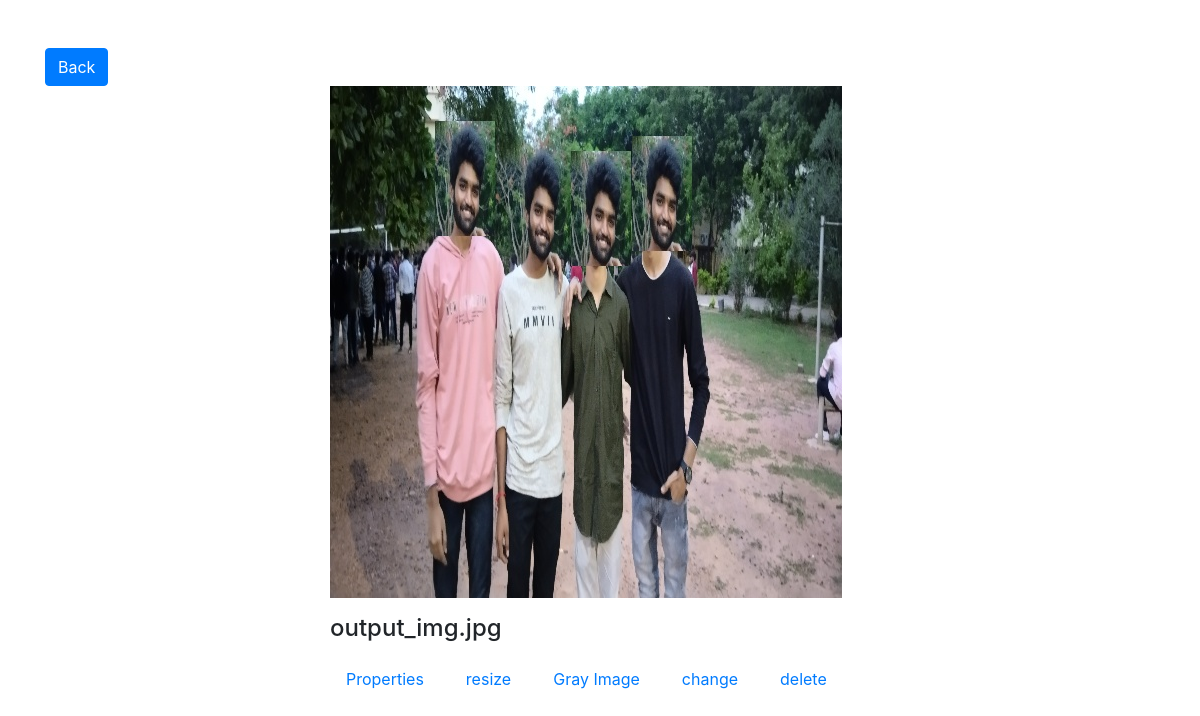
Screenshot of /display/13 with the database file from the repository.
### image_uploads/models.py (models this page shows)
class store(models.Model):
    name = models.CharField(max_length=220)
    image = models.ImageField(upload_to='image_uploads/files')

### image_uploads/views.py (the view)
# urls.py: path('display/<int:id>',views.display,name='display'),
def display(request,id):
    data = store.objects.get(id=id)
    return render(request,'properties.html',{'image_data':data})

### image_uploads/templates/properties.html (shortened to what this page needs)
<!DOCTYPE html>
<html lang="en">
<head>
  <link href="https://maxcdn.bootstrapcdn.com/bootstrap/4.5.2/css/bootstrap.min.css" rel="stylesheet">
</head>
<body>
  <div class="container mt-5">
    <a href="/view/" class="btn btn-primary">Back</a>
    <div class="row">
      <div class="col-md-6 offset-md-3">
        <img src="{{ image_data.image.url }}" class="img-fluid mb-3" alt="Image">
        <h4 class="mb-3">{{ image_data.name }}</h4>
        <ul class="nav nav-pills">
          <li class="nav-item">
            <a class="nav-link " href="/properties/{{image_data.id}}#content">Properties</a>
          </li>
          <li class="nav-item">
            <a class="nav-link " href="/resize/{{image_data.id}}#content">resize</a>
          </li>
          <li class="nav-item">
            <a class="nav-link " href="/gray/{{image_data.id}}">Gray Image</a>
          </li>
          <li class="nav-item">
            <a class="nav-link " href="/test/{{image_data.id}}">change</a>
          </li>
          <li class="nav-item">
            <a class="nav-link " href="/delete/{{image_data.id}}">delete</a>
          </li>
        </ul>
      </div>
    </div>
  </div>
</body>
</html>

### image_uploads/templates/properties.html (style rules this page uses)
.nav-link { margin-right: 10px; }

### rows the page displays
store: image (picture), name "output_img.jpg"
